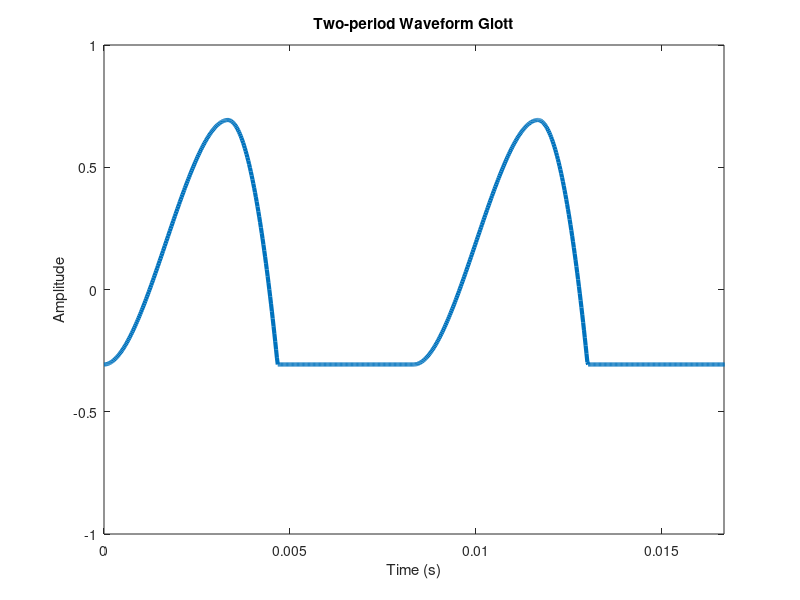

The MATLAB source for this figure: (Note: this script raises an error after producing the figure.)
clear all;
clc;
close;

#graphics_toolkit("gnuplot")
#plot([0 1 2],[0 1 2])
#close;
#graphics_toolkit("qt")
#set( 0, "defaultlinelinewidth",3)
#plot([0 1 2],[2 1 0])

Tp = 0.4
Tn = 0.16
glottPulse = @(x) (0).*((x<0)) + (3.*(x./Tp).^2 - 2.*(x./Tp).^3).*((0<=x) & (x<Tp)) + (1-((x-Tp)./Tn).^2).*((Tp<=x) & (x<Tp+Tn)) + (0).*((Tp+Tn<=x));
glott = @(x) (glottPulse(mod(x,1)) - 0.3066675142915666);

Fsflat = 44100*2;
Xflat100 = glott(100*linspace(0, 1, Fsflat));      #sets Xflat100 to calculate Yflat100 for normalizing spectrum later
Yflat100 = fft(Xflat100);      #sets initial Yflat100
Yflat100 = abs(Yflat100)./max(abs(Yflat100));
plot(linspace(0,Fsflat,Fsflat),abs(Yflat100))
axis([0 Fsflat/2])
axis([0 200])
YflatMatrix = reshape(Yflat100(50:Fsflat/2-mod(Fsflat/2-1,100)+148),100,length(50:Fsflat/2-mod(Fsflat/2-1,100)+148)/100);
[m, ~] = max(YflatMatrix);
line = plot(log2((1:length(m))),20*log10(m))

slopeMatrix = (20*log10(m(2:length(m))))./log2(2:length(m));                      #slope in Db/octave
slope = sum(slopeMatrix(2:length(slopeMatrix))/(length(slopeMatrix)-1));

-11.82548879493844     #avg slope over all points
-11.06519211255925     #avg slope 2:14
-11.79216929325847     #avg slope 16:256
-11.74645443336495     #avg slope 16:128
-11.61373259517425     #perfect slope at (50,m(50))

hold on
plot(log2(0:440),(20*log10(m(50))/log2(50))*log2(0:440))
hold off

clf
curve = plot(1:length(m),m)
axis([0 10])
hold on

#tweak ndegree and polymaxrange
ndegree = 30;
prangemax = 150;
p = polyfit(1:prangemax,m(1:prangemax),ndegree);
pp = splinefit(1:prangemax,m(1:prangemax),prangemax);

pdomain = 1:0.1:150;
plot(pdomain,1./polyval(p,pdomain),"color",[0.8 0 1])        #plot polynomial p
hold on
plot(pdomain,1./ppval(pp,pdomain),"color",[0 0.8 0.4])
plot(round(pdomain),1./m(round(pdomain)),"color",[0.8 0 0],"o")  #plot discrete max matrix m values
#axis([0 max(pdomain) 0 max(1./polyval(p,pdomain))])
axis([0 20])
hold off
#tweak ndegree and polymaxrange

flat = @(f) polyval(p,f).*(f<50) + 10.^(-11.61373259517425*log2(f)./20).*(f>=50)
#the flat() function gives the relative amplitude

plot(pdomain, flat(pdomain))


#This is where to loop program on UI update! Before this line is loading screen


Fs=44100;           #sampling rate
T=1/Fs;             #period
L=Fs*2;             #length of domain in samples
#L=length(X)
t=(0:L-1)*T;        #time in seconds
f0=120;             #fundamental frequency
N=50;               #number of iterations

#X = audioread('source.wav');
#X = horzcat(X',zeros(1,(L-length(X))));

#X=0;
#for n = 1:N
#  X=X+((10^(-6/20))^log2(n))*cos(f0*2*pi*t.*(n));
#endfor
#X=X.*0.95/max(X);

Tp=0.4
Tn=0.16
glottPulse = @(x) (0).*((x<0)) + (3.*(x./Tp).^2 - 2.*(x./Tp).^3).*((0<=x) & (x<Tp)) + (1-((x-Tp)./Tn).^2).*((Tp<=x) & (x<Tp+Tn)) + (0).*((Tp+Tn<=x));
glott = @(x) (glottPulse(mod(x,1)) - 0.3066675142915666);

X = glott(f0*t);

Xsum=0;
for n = 1:L
  Xsum = Xsum + X(n);      #ensuring the average of X is near 0
endfor
Xsum=Xsum/L;

waveform = plot(t,X,"linewidth",3);
axis([0 2/f0 -1 1])
xlabel("Time (s)")
ylabel("Amplitude")
title("Two-period Waveform Glott")
playX=audioplayer(X,Fs);
play(playX)
#audiowrite('GlottTest.wav',X,44100)

function transferFunct = formants(fh,F1,Q1,Db1)
  transferFunct =  10^(Db1/20) * (1+(fh./F1 - F1./fh).^2 * Q1^2).^-0.5;
endfunction

Y=fft(X);
Yh=Y(1:L/2);               #removes reflection of fft
f=Fs/L*(1:length(Y));      #frequency domain for fft
fh=Fs/L*(1:length(Yh));    #frequencies up to nyquist frequency

plot(fh,abs(Yh))
hold on
plot(fh,max(abs(Yh))*((10.^(-11.06519211255925/20)).^log2(fh./f0)))
hold on
plot(f0*(1:length(m)),max(abs(Yh))*m)
axis([0 2000 0 max(abs(Yh))])
xlabel("Frequecy (Hz)")
ylabel("Amplitude")
title("Spectrogram of Glott and 11.8 dB Rolloff")

#splitlength =
#raise Y peaks to same level

transform = formants(fh,500,10,0);      #linear plot of transform
plot(fh,transform)
axis([0 N*f0+f0])
xlabel("Frequency (Hz)")
ylabel("Amplitude")
title("Linear Plot of Transform")

plot(fh,20*log10(transform))
hold on
#plot(fh,log10(2^-0.5))

#spec = Yh*
